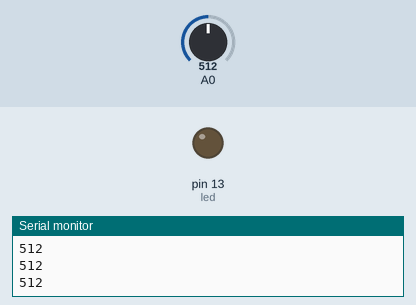
A sketch run on a simulated Arduino Uno, built with avr-gcc and run on an emulated ATmega328P. Parts: output pins drawn as LEDs (lit = HIGH), the last lines printed to the serial monitor. Inputs (shaded band) come from the test bench; at power-on: A0 = 512.

Above: at 1.2 s.
1.3 s: A0 set to 218
2.8 s: A0 set to 188
At 3.7 s:
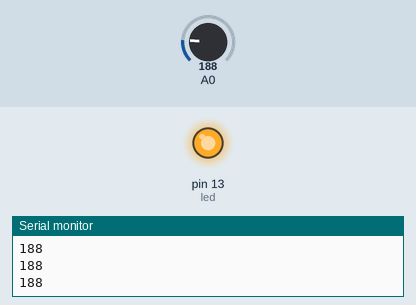
4.3 s: A0 set to 210
At 4.7 s:
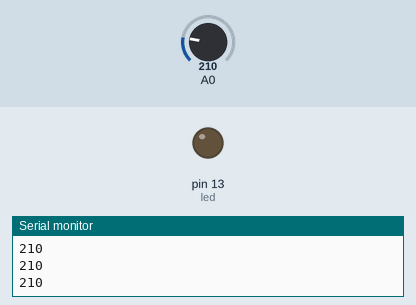
5.8 s: A0 set to 190
At 7.1 s:
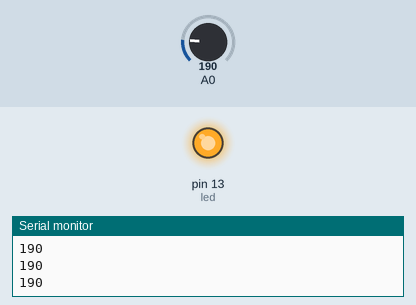
Timing chart, 0 to 8.3 s (numbered marks = the images above; inputs shaded):
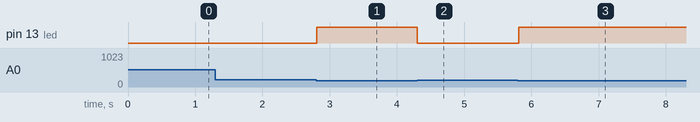

The sketch:

ldr_room.ino
```cpp
int led=13;
int val=0;
void setup() {
  Serial.begin(9600);
  pinMode(A0,INPUT);
  pinMode(led,OUTPUT);

}

void loop() {
val=analogRead(A0);
Serial.println(val);
if(val>=200)
  digitalWrite(led,LOW);
else
   digitalWrite(led,HIGH);


}
```

Measured:
- the behaviour switches between 200 and 199 on A0 (found by bisection; images 0 and 1)
- after the input at 2.8 s, pin 13 (led): LOW → HIGH at once
- after the input at 4.3 s, pin 13 (led): HIGH → LOW at once
- after the input at 5.8 s, pin 13 (led): LOW → HIGH at once
